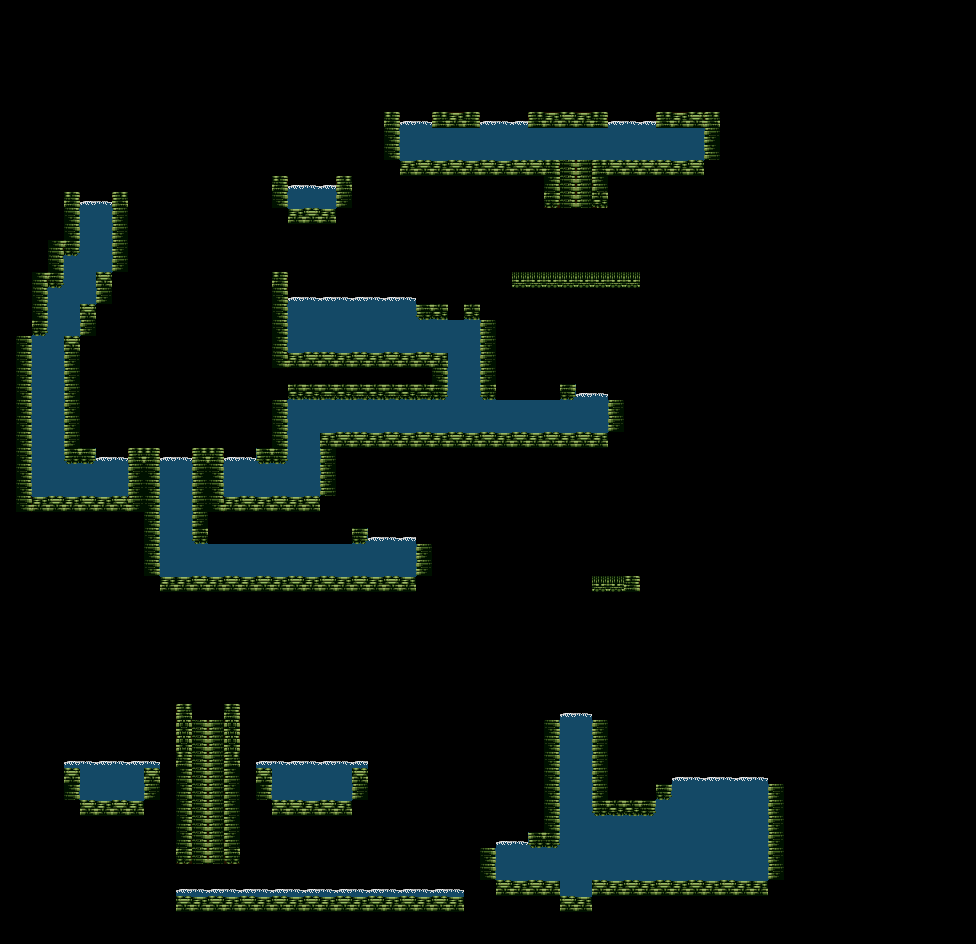

A 2D game scene composited from a Tiled map and its tileset images. What follows is a short description and the map's XML, with each tile layer's data collapsed to a summary:
An orthogonal 61x59 tile map with 16x16 px tiles, 1 tile layer (layer1), 1 hidden layer not drawn and 44 objects.

<map version="1.10" tiledversion="1.10.2" orientation="orthogonal" renderorder="right-down" width="61" height="59" tilewidth="16" tileheight="16" infinite="0" nextlayerid="3" nextobjectid="1">
 <tileset firstgid="1" name="tiles" tilewidth="16" tileheight="16" tilecount="90" columns="10">
  <image source="ci1.png" width="160" height="144" />
  <tile id="0">
   <objectgroup draworder="index" id="2">
    <object id="1" x="0" y="0">
     <polygon points="0,0 16,0 16,16 0,16" />
    </object>
   </objectgroup>
  </tile>
  <tile id="1">
   <objectgroup draworder="index" id="2">
    <object id="1" x="0" y="0">
     <polygon points="0,0 16,0 16,16 0,16" />
    </object>
   </objectgroup>
  </tile>
  <tile id="2">
   <objectgroup draworder="index" id="2">
    <object id="1" x="0" y="0">
     <polygon points="0,0 16,0 16,16 0,16" />
    </object>
   </objectgroup>
  </tile>
  <tile id="3">
   <objectgroup draworder="index" id="2">
    <object id="1" x="0" y="0">
     <polygon points="0,0 16,0 16,16 0,16" />
    </object>
   </objectgroup>
  </tile>
  <tile id="4">
   <objectgroup draworder="index" id="2">
    <object id="1" x="0" y="0">
     <polygon points="0,0 16,0 16,16 0,16" />
    </object>
   </objectgroup>
  </tile>
  <tile id="5">
   <objectgroup draworder="index" id="2">
    <object id="1" x="0" y="0">
     <polygon points="0,0 16,0 16,16 0,16" />
    </object>
   </objectgroup>
  </tile>
  <tile id="6">
   <objectgroup draworder="index" id="2">
    <object id="1" x="0" y="0">
     <polygon points="0,0 16,0 16,16 0,16" />
    </object>
   </objectgroup>
  </tile>
  <tile id="7">
   <objectgroup draworder="index" id="2">
    <object id="1" x="0" y="0">
     <polygon points="0,0 16,0 16,16 0,16" />
    </object>
   </objectgroup>
  </tile>
  <tile id="8">
   <objectgroup draworder="index" id="2">
    <object id="1" x="0" y="0">
     <polygon points="0,0 16,0 16,16 0,16" />
    </object>
   </objectgroup>
  </tile>
  <tile id="9">
   <objectgroup draworder="index" id="2">
    <object id="1" x="0" y="0">
     <polygon points="0,0 16,0 16,16 0,16" />
    </object>
   </objectgroup>
  </tile>
  <tile id="10">
   <objectgroup draworder="index" id="2">
    <object id="1" x="0" y="0">
     <polygon points="0,0 16,0 16,16 0,16" />
    </object>
   </objectgroup>
  </tile>
  <tile id="14">
   <objectgroup draworder="index" id="2">
    <object id="1" x="0" y="0">
     <polygon points="0,0 16,0 16,16 0,16" />
    </object>
   </objectgroup>
  </tile>
  <tile id="16">
   <objectgroup draworder="index" id="2">
    <object id="1" x="0" y="0">
     <polygon points="0,0 16,0 16,16 0,16" />
    </object>
   </objectgroup>
  </tile>
  <tile id="17">
   <objectgroup draworder="index" id="2">
    <object id="1" x="0" y="0">
     <polygon points="0,0 16,0 16,16 0,16" />
    </object>
   </objectgroup>
  </tile>
  <tile id="25">
   <objectgroup draworder="index" id="2">
    <object id="1" x="0" y="0">
     <polygon points="0,0 16,0 16,16 0,16" />
    </object>
   </objectgroup>
  </tile>
  <tile id="33">
   <objectgroup draworder="index" id="2">
    <object id="1" x="0" y="0">
     <polygon points="0,0 16,0 16,16 0,16" />
    </object>
   </objectgroup>
  </tile>
  <tile id="34">
   <objectgroup draworder="index" id="2">
    <object id="1" x="0" y="0">
     <polygon points="0,0 16,0 16,16 0,16" />
    </object>
   </objectgroup>
  </tile>
  <tile id="36">
   <objectgroup draworder="index" id="2">
    <object id="1" x="0" y="0">
     <polygon points="0,0 16,0 16,16 0,16" />
    </object>
   </objectgroup>
  </tile>
  <tile id="37">
   <objectgroup draworder="index" id="2">
    <object id="1" x="0" y="0">
     <polygon points="0,0 16,0 16,16 0,16" />
    </object>
   </objectgroup>
  </tile>
  <tile id="38">
   <objectgroup draworder="index" id="2">
    <object id="1" x="0" y="0">
     <polygon points="0,0 16,0 16,16 0,16" />
    </object>
   </objectgroup>
  </tile>
  <tile id="40">
   <objectgroup draworder="index" id="2">
    <object id="1" x="0" y="0">
     <polygon points="0,0 16,0 16,16 0,16" />
    </object>
   </objectgroup>
  </tile>
  <tile id="42">
   <objectgroup draworder="index" id="2">
    <object id="1" x="0" y="0">
     <polygon points="0,0 16,0 16,16 0,16" />
    </object>
   </objectgroup>
  </tile>
  <tile id="43">
   <objectgroup draworder="index" id="2">
    <object id="1" x="0" y="0">
     <polygon points="0,0 16,0 16,16 0,16" />
    </object>
   </objectgroup>
  </tile>
  <tile id="44">
   <objectgroup draworder="index" id="2">
    <object id="1" x="0" y="0">
     <properties>
      <property name="type" type="int" value="3" />
     </properties>
     <polygon points="0,0 16,0 16,16 0,16" />
    </object>
   </objectgroup>
  </tile>
  <tile id="45">
   <objectgroup draworder="index" id="2">
    <object id="1" x="0" y="0">
     <polygon points="0,0 16,0 16,16 0,16" />
    </object>
   </objectgroup>
  </tile>
  <tile id="47">
   <objectgroup draworder="index" id="2">
    <object id="1" x="0" y="0">
     <polygon points="0,0 16,0 16,16 0,16" />
    </object>
   </objectgroup>
  </tile>
  <tile id="48">
   <objectgroup draworder="index" id="2">
    <!-- 18 objects omitted --></objectgroup>
  </tile>
  <tile id="51">
   <objectgroup draworder="index" id="2">
    <!-- 17 objects omitted --></objectgroup>
  </tile>
  <tile id="54">
   <objectgroup draworder="index" id="2">
    <!-- 16 objects omitted --></objectgroup>
  </tile>
  <tile id="55">
   <objectgroup draworder="index" id="2">
    <!-- 15 objects omitted --></objectgroup>
  </tile>
  <tile id="57">
   <objectgroup draworder="index" id="2">
    <!-- 14 objects omitted --></objectgroup>
  </tile>
  <tile id="58">
   <objectgroup draworder="index" id="2">
    <!-- 13 objects omitted --></objectgroup>
  </tile>
  <tile id="59">
   <objectgroup draworder="index" id="2">
    <!-- 12 objects omitted --></objectgroup>
  </tile>
  <tile id="60">
   <objectgroup draworder="index" id="2">
    <!-- 11 objects omitted --></objectgroup>
  </tile>
  <tile id="61">
   <objectgroup draworder="index" id="2">
    <!-- 10 objects omitted --></objectgroup>
  </tile>
  <tile id="62">
   <objectgroup draworder="index" id="2">
    <!-- 9 objects omitted --></objectgroup>
  </tile>
  <tile id="63">
   <objectgroup draworder="index" id="2">
    <!-- 8 objects omitted --></objectgroup>
  </tile>
  <tile id="64">
   <objectgroup draworder="index" id="2">
    <!-- 7 objects omitted --></objectgroup>
  </tile>
  <tile id="65">
   <objectgroup draworder="index" id="2">
    <!-- 6 objects omitted --></objectgroup>
  </tile>
  <tile id="66">
   <objectgroup draworder="index" id="2">
    <!-- 5 objects omitted --></objectgroup>
  </tile>
  <tile id="67">
   <objectgroup draworder="index" id="2">
    <!-- 4 objects omitted --></objectgroup>
  </tile>
  <tile id="68">
   <objectgroup draworder="index" id="2">
    <!-- 3 objects omitted --></objectgroup>
  </tile>
  <tile id="69">
   <objectgroup draworder="index" id="2">
    <!-- 2 objects omitted --></objectgroup>
  </tile>
  <tile id="71">
   <objectgroup draworder="index" id="2">
    <!-- 1 objects omitted --></objectgroup>
  </tile>
  <tile id="72">
   <animation>
    <frame tileid="72" duration="500" />
    <frame tileid="74" duration="500" />
   </animation>
  </tile>
  <tile id="73">
   <animation>
    <frame tileid="73" duration="500" />
    <frame tileid="75" duration="500" />
   </animation>
  </tile>
 </tileset>
 <layer id="1" name="layer0" width="61" height="59" visible="0">
  <properties>
   <property name="collision" type="bool" value="true" />
  </properties>
  <data>[3599 cells, 3599 non-empty, 63 distinct tile ids]</data>
 </layer>
 <layer id="2" name="layer1" width="61" height="59">
  <properties>
   <property name="collision" type="bool" value="true" />
  </properties>
  <data>[3599 cells, 737 non-empty, 29 distinct tile ids]</data>
 </layer>
</map>
<!-- 18 of 44 objects omitted -->